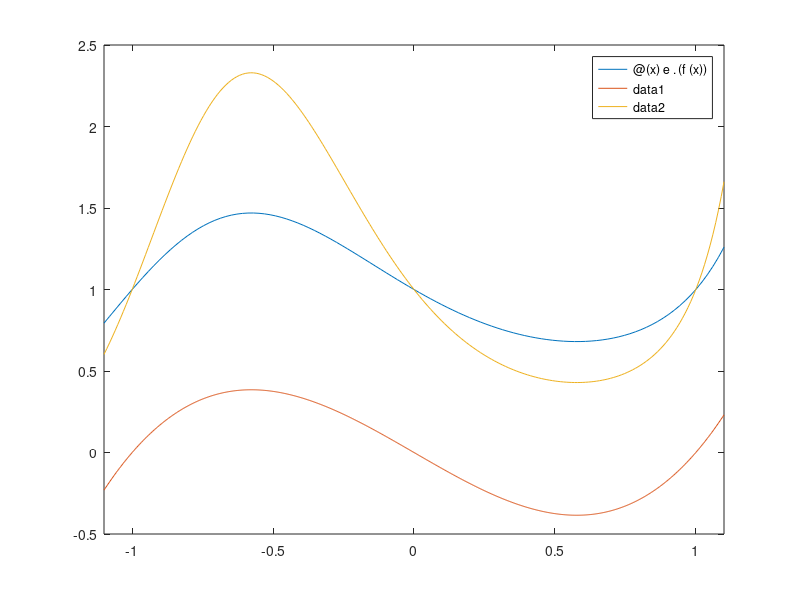

Write MATLAB code to recreate this figure.
f = @(x) x.^3 - x
ef = @(x) e.^(f(x))
fplot(ef, [-1.1 1.1])
hold on
fplot(f, [-1.1, 1.1])
ef9 = @(x) 9.^(f(x))
fplot(ef9, [-1.1, 1.1])

